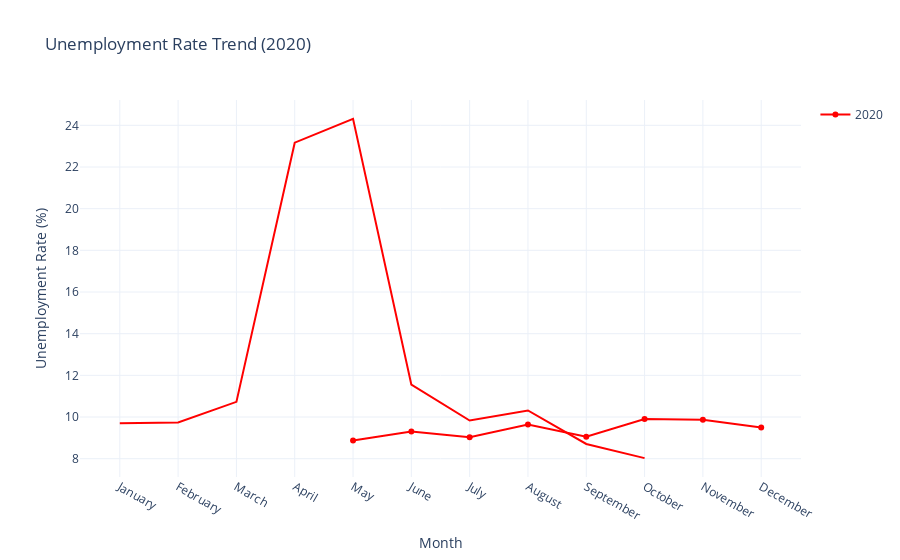

Notebook code for this chart:
### Code cell
data_2020 = data[data['Year'] == 2020]
month_order = [calendar.month_name[i] for i in range(1, 13)]
data_2020['Month'] = pd.Categorical(data_2020['Month'], categories = month_order, ordered = True)


data_2020_monthly_avg = data_2020.groupby('Month')['Estimated Unemployment Rate'].mean().reset_index()

figure_2020 = px.line(data_2020_monthly_avg, x = 'Month', y = 'Estimated Unemployment Rate', title = 'Unemployment Rate Trend (2020)',
                   labels = {'Estimated Unemployment Rate': 'Unemployment Rate (%)'},
                   line_dash_sequence = ['solid'], color_discrete_sequence = ['red'])

trace_2020 = go.Scatter(x = data_2020_monthly_avg['Month'], y = data_2019_monthly_avg['Estimated Unemployment Rate'], 
                        mode = 'markers+lines', name = '2020', line = dict(color='red'))

figure_2020.add_trace(trace_2020)
figure_2020.update_layout(
    xaxis_title = 'Month',
    yaxis_title = 'Unemployment Rate (%)',
    template = 'plotly_white'
)

figure_2020.show()

### Figure 1 — Plotly figure (JSON) as saved in the notebook; plotly's stock layout.template omitted (floating-point values rounded to 4 significant figures)
{"data": [{"hovertemplate": "Month=%{x}<br>Unemployment Rate (%)=%{y}<extra></extra>", "legendgroup": "", "line": {"color": "red", "dash": "solid"}, "marker": {"symbol": "circle"}, "mode": "lines", "name": "", "orientation": "v", "showlegend": false, "type": "scatter", "x": ["January", "February", "March", "April", "May", "June", "July", "August", "September", "October", "November", "December"], "xaxis": "x", "y": [9.703, 9.735, 10.73, 23.17, 24.31, 11.56, 9.834, 10.31, 8.706, 8.026, null, null], "yaxis": "y"}, {"line": {"color": "red"}, "mode": "markers+lines", "name": "2020", "type": "scatter", "x": ["January", "February", "March", "April", "May", "June", "July", "August", "September", "October", "November", "December"], "y": [null, null, null, null, 8.874, 9.303, 9.034, 9.638, 9.052, 9.901, 9.868, 9.497]}], "layout": {"legend": {"tracegroupgap": 0}, "title": {"text": "Unemployment Rate Trend (2020)"}, "xaxis": {"anchor": "y", "domain": [0, 1], "title": {"text": "Month"}}, "yaxis": {"anchor": "x", "domain": [0, 1], "title": {"text": "Unemployment Rate (%)"}}}}
